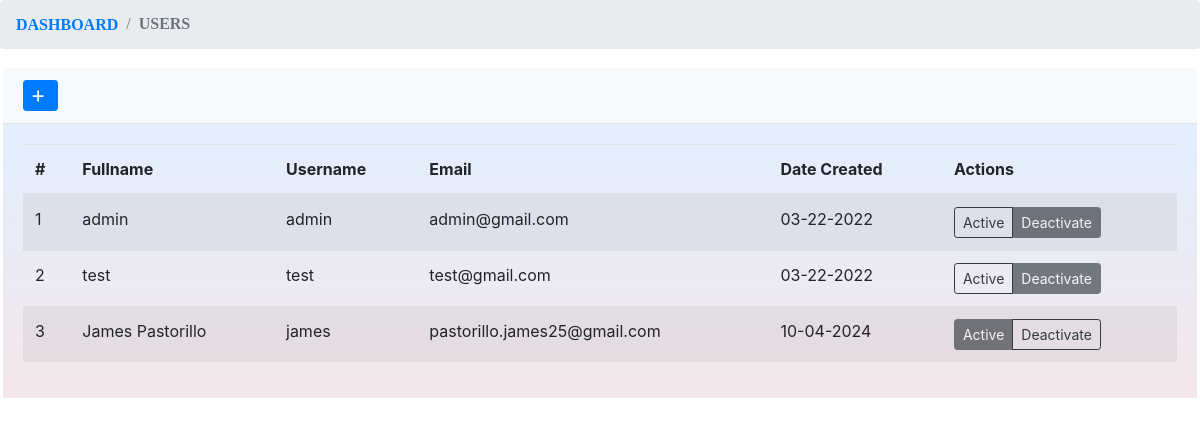
Page /admin/pages/users on the committed database.
### tables this page shows
CREATE TABLE `tbluser` (
  `id` int(11) NOT NULL,
  `fullname` varchar(150) NOT NULL,
  `username` varchar(150) NOT NULL,
  `email` varchar(150) NOT NULL,
  `password` varchar(250) NOT NULL,
  `status` int(11) NOT NULL,
  `date_created` datetime NOT NULL DEFAULT current_timestamp(),
  `verification_code` text NOT NULL,
  `email_verified_at` datetime DEFAULT NULL
);

### admin/pages/users.php (the view, shortened to what this page needs)
<!doctype html>
<html lang="en">
  <head>
    <link rel="stylesheet" href="./assets/bootstrap/css/bootstrap.min.css" />
    <link rel="stylesheet" href="https://cdnjs.cloudflare.com/ajax/libs/font-awesome/4.7.0/css/font-awesome.min.css">
    <link rel="stylesheet" href="./assets/styles.css" />
  </head>
  <body>
    <div>
      <nav aria-label="breadcrumb">
        <ol class="breadcrumb">
          <li class="breadcrumb-item"><a href="/ceres/admin" style="font-family: 'Times New Roman', serif;"><b>DASHBOARD</b></a></li>
          <li class="breadcrumb-item active" aria-current="page" style="font-family: 'Times New Roman', serif;"><b>USERS</b></li>
        </ol>
      </nav>
      <div class="card">
        <div class="card-header">
          <button type="button" class="btn btn-primary btn-sm" data-toggle="modal" data-target="#newUserModal">
            <i class="fa fa-plus"> New User </i>
          </button>
        </div>
        <div class="card-body" style="background-image: linear-gradient(to top, #f3e7e9 0%, #e3eeff 99%, #e3eeff 100%);">
          <table id="myTable" class="table table-striped">
            <thead>
              <tr>
                <th scope="col">#</th>
                <th scope="col">Fullname</th>
                <th scope="col">Username</th>
                <th scope="col">Email</th>
                <th scope="col">Date Created</th>
                <th scope="col">Actions</th>
              </tr>
            </thead>
            <tbody>
              <?php
                $result = mysqli_query($conn,"SELECT * FROM tbluser");
                $i=1;
                while($row = mysqli_fetch_array($result)) {
              ?>
              <tr id="<?php echo $row["id"]; ?>">
                <td data-label="#"> <?php echo $i; ?></td>
                <td data-label="Fullname"> <?php echo $row["fullname"]; ?></td>
                <td data-label="Username"> <?php echo $row["username"]; ?></td>
                <td data-label="Email"> <?php echo $row["email"]; ?></td>
                <td data-label="Date Created"> <?php echo date('m-d-Y', strtotime($row["date_created"])); ?></td>
                <td data-label="Actions">
                  <?php
                    if($row['status'] === '1'){
                  ?>
                  <div class="btn-group btn-group-sm" role="group" aria-label="<?php echo $row["id"]; ?>">
                    <button class="btn btn-dark" disabled>Active</button>
                    <button class="btn btn-outline-dark" onclick="handleUserStatus(<?php echo $row['id']; ?>, '0')">Deactivate</button>
                  </div>
                  <?php
                    } else {
                  ?>
                  <div class="btn-group btn-group-sm" role="group" aria-label="<?php echo $row["id"]; ?>">
                    <button class="btn btn-outline-dark" onclick="handleUserStatus(<?php echo $row['id']; ?>, '1')">Active</button>
                    <button class="btn btn-dark" disabled>Deactivate</button>
                  </div>
                  <?php
                    }
                  ?>
                </td>
              </tr>
              <?php
                $i++;
                }
              ?>
            </tbody>
          </table>
        </div>
      </div>
    </div>
  </body>
</html>

### assets/styles.css (style rules this page uses)
:root { --blue: #1e90ff; --white: #ffffff; --radius: 0.5rem; --clr-primary: #18ffff; --clr-primary-light: #adffff; --clr-primary-dark: #091034; --clr-gray100: #f9fbff; --clr-gray150: #f4f6fb; --clr-gray200: #eef1f6; --clr-gray300: #e1e5ee; --clr-gray400: #767b91; --clr-gray500: #4f546c; --clr-gray600: #2a324b; --clr-gray700: #161d34; --clr-bg: #060b23; }
* { margin: 0; padding: 0; box-sizing: border-box; }

### admin/pages/users.php (style rules this page uses)
.card { border: 3px solid transparent; border-radius: 5px; animation: ledBorder 1.5s infinite alternate; }
.card-header { background-color: #f8f9fa; border-bottom: 1px solid #dee2e6; }
.btn-primary { background-color: #007bff; border-color: #007bff; }
.fa-plus { margin-right: 5px; }

### rows in the picture
tbluser: fullname "admin", username "admin", email "admin@gmail.com", date_created "03-22-2022"
tbluser: fullname "test", username "test", email "test@gmail.com", date_created "03-22-2022"
tbluser: fullname "James Pastorillo", username "james", email "pastorillo.james25@gmail.com", date_created "10-04-2024"
